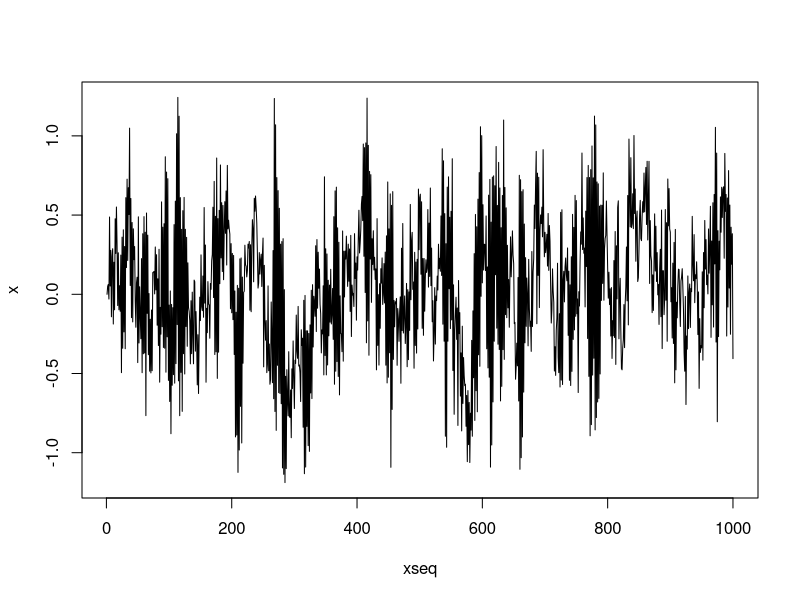
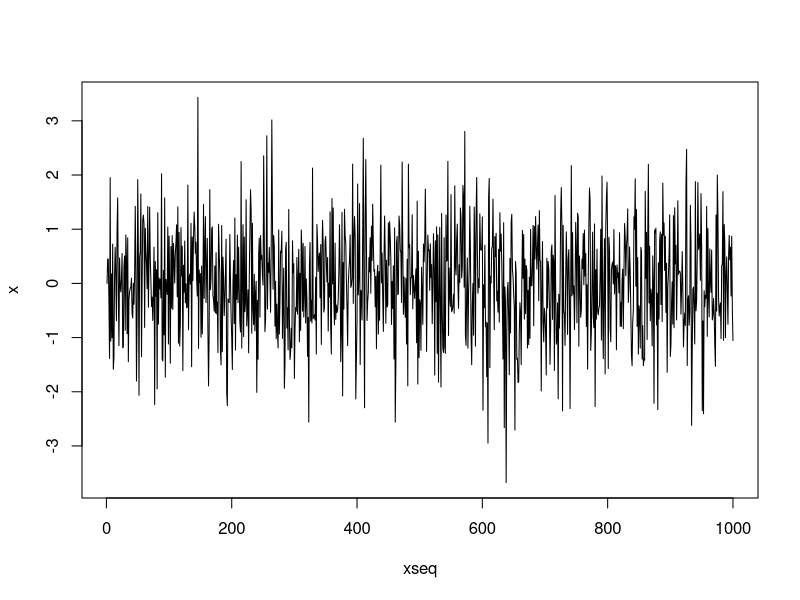

The R source for these figures, in order:
## ---- chunk 1
library(mvtnorm)
N <- 1000

x <- rep(0,1,N)
y <- rep(0,1,N)
z <- rep(0,1,N)



for(i in 2:N){
  x[i] <- rnorm(1,0.899*y[i-1] + 0.0101*z[i-1],0.1899)
  y[i] <- rnorm(1,0.899*x[i-1] + 0.0101*z[i-1],.1899)
  z[i] <- rnorm(1,0.0526*x[i-1] + 0.0526*y[i-1],0.9895)
}

xseq <- seq(1:N)
plot(xseq,x,type='l')
## ---- chunk 2
x <- rep(0,1,N)
y <- rep(0,1,N)
z <- rep(0,1,N)


for(i in 2:N){
  a <- rmvnorm(1, c(0.1,0.1)*z[i-1],matrix(c(0.99,0.89,0.89,0.99),nrow=2, ncol=2))
  x[i] <- a[1]
  y[i] <- a[2]
  z[i] <- rnorm(1,0.0526*x[i-1] + 0.0526*y[i-1],0.9895)  
}

xseq <- seq(1:N)
plot(xseq,x,type='l')
